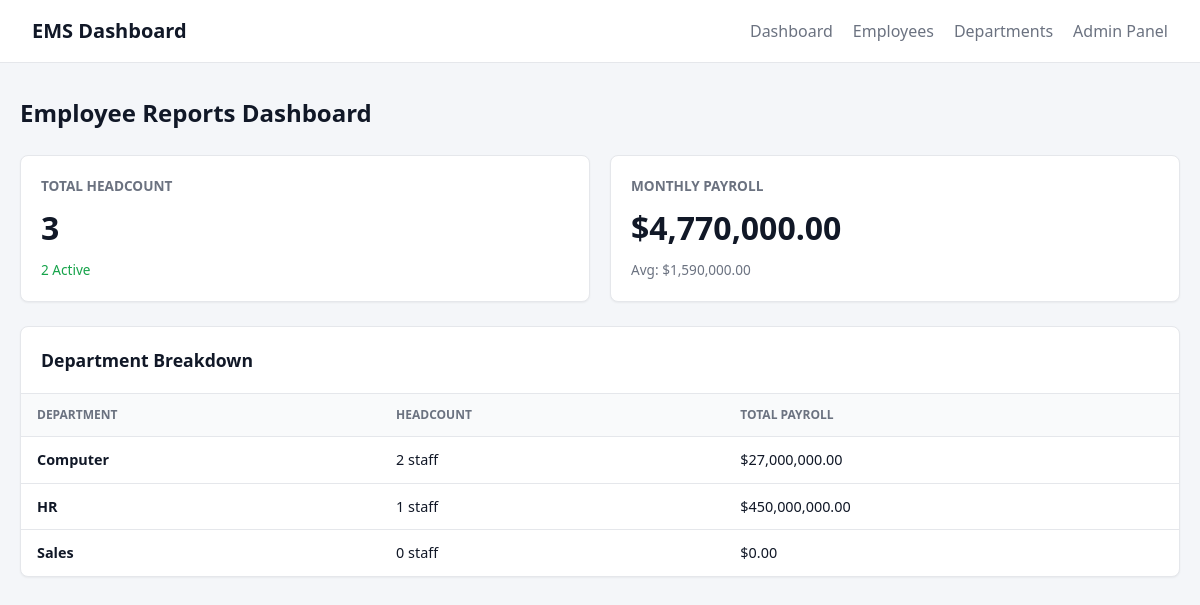
/dashboard/, run on the app's committed database.
### employees/models.py (models this page shows, shortened)
class Department(models.Model):
    name = models.CharField(max_length=100, unique=True)
    description = models.TextField(blank=True)
    budget_cents = models.PositiveIntegerField(default=0, help_text="Budget in cents")

### employees/views.py (the view)
# urls.py: path('dashboard/', views.DashboardView.as_view(), name='dashboard'),
class DashboardView(TemplateView):
    template_name = "employees/dashboard.html"
    def get_context_data(self, **kwargs):
        context = super().get_context_data(**kwargs)
        context['total_employees'] = Employee.objects.count()
        context['active_employees'] = Employee.objects.filter(status='active').count()
        payroll = Employee.objects.aggregate(total=Sum('salary_cents'))
        context['total_payroll_dollars'] = (payroll['total'] or 0) / 100
        avg_salary = Employee.objects.aggregate(avg=Avg('salary_cents'))
        context['avg_salary_dollars'] = (avg_salary['avg'] or 0) / 100
        context['departments'] = Department.objects.annotate(
            emp_count=Count('employees'),
            dept_payroll=Sum('employees__salary_cents')
        ).order_by('-emp_count')
        return context

### employees/templates/employees/dashboard.html
{% extends 'base.html' %}
{% block content %}
<h2>Employee Reports Dashboard</h2>
<div style="display: grid; grid-template-columns: repeat(auto-fit, minmax(250px, 1fr)); gap: 20px; margin: 24px 0;">
    <div class="card" style="padding: 20px;">
        <p style="color: var(--muted); font-size: 0.85rem; font-weight: 600; margin: 0;">TOTAL HEADCOUNT</p>
        <h3 style="font-size: 2rem; margin: 8px 0;">{{ total_employees }}</h3>
        <p style="color: var(--success); font-size: 0.85rem; margin: 0;">{{ active_employees }} Active</p>
    </div>
    <div class="card" style="padding: 20px;">
        <p style="color: var(--muted); font-size: 0.85rem; font-weight: 600; margin: 0;">MONTHLY PAYROLL</p>
        <h3 style="font-size: 2rem; margin: 8px 0;">${{ total_payroll_dollars|floatformat:"2g" }}</h3>
        <p style="color: var(--muted); font-size: 0.85rem; margin: 0;">Avg: ${{ avg_salary_dollars|floatformat:"2g" }}</p>
    </div>
</div>
<div class="card">
    <div style="padding: 20px; border-bottom: 1px solid var(--border);">
        <h3 style="margin: 0; font-size: 1.1rem;">Department Breakdown</h3>
    </div>
    <table class="table">
        <thead>
            <tr>
                <th>Department</th>
                <th>Headcount</th>
                <th>Total Payroll</th>
            </tr>
        </thead>
        <tbody>
            {% for dept in departments %}
            <tr>
                <td><strong>{{ dept.name }}</strong></td>
                <td>{{ dept.emp_count }} staff</td>
                <td>${{ dept.dept_payroll|default:0|floatformat:"2g" }}</td>
            </tr>
            {% empty %}
            <tr>
                <td colspan="3" style="text-align: center; padding: 32px;">No departments found.</td>
            </tr>
            {% endfor %}
        </tbody>
    </table>
</div>
{% endblock %}

### static/css/style.css (style rules this page uses)
:root { --bg: #f4f6f9; --surface: #ffffff; --text: #111827; --muted: #6b7280; --border: #e5e7eb; --primary: #2563eb; --primary-hover: #1d4ed8; --danger: #dc2626; --success: #16a34a; --radius: 8px; }
* { box-sizing: border-box; }
body { margin: 0; font-family: system-ui, -apple-system, sans-serif; background: var(--bg); color: var(--text); line-height: 1.5; }
.card { background: var(--surface); border: 1px solid var(--border); border-radius: var(--radius); box-shadow: 0 1px 2px rgba(0,0,0,0.05); overflow: hidden; }
.table { width: 100%; border-collapse: collapse; font-size: 0.9rem; }
.table th, .table td { padding: 12px 16px; text-align: left; border-bottom: 1px solid var(--border); }
.table th { background: #f9fafb; font-weight: 600; color: var(--muted); text-transform: uppercase; font-size: 0.75rem; }
.table tr:last-child td { border-bottom: none; }

### data on the page
Department: name "Computer", emp_count "2", dept_payroll "27,000,000.00"
Department: name "HR", emp_count "1", dept_payroll "450,000,000.00"
Department: name "Sales", emp_count "0", dept_payroll "0.00"

### other printed values
{{ total_employees }} "3"
{{ active_employees }} "2"
{{ total_payroll_dollars|floatformat:"2g" }} "4,770,000.00"
{{ avg_salary_dollars|floatformat:"2g" }} "1,590,000.00"
